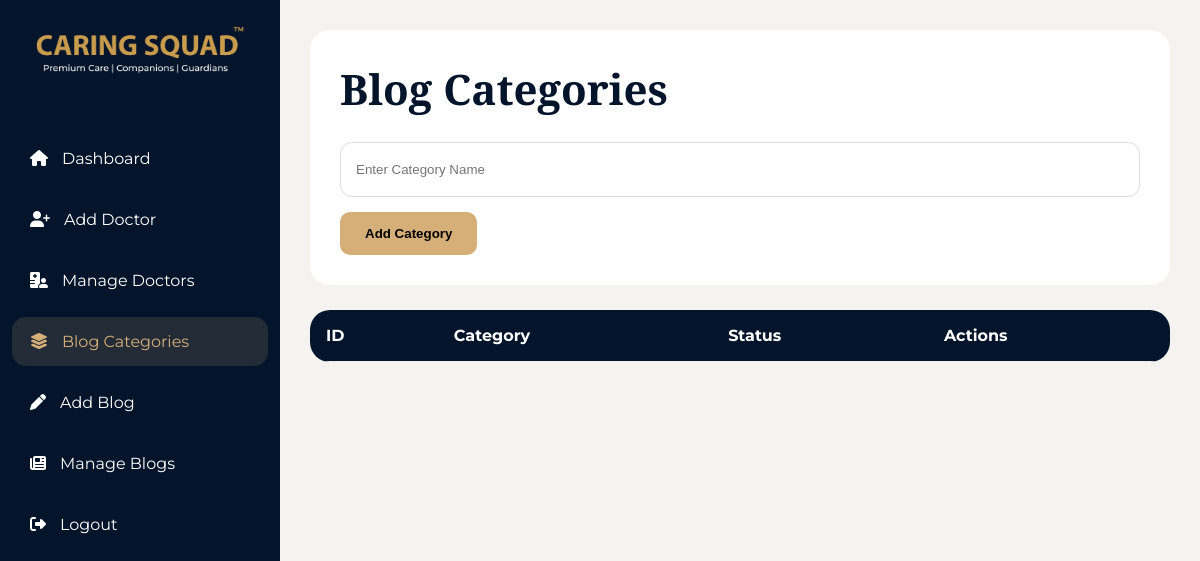
Before: /admin/blog_categories.php (signed in) with the older database file.
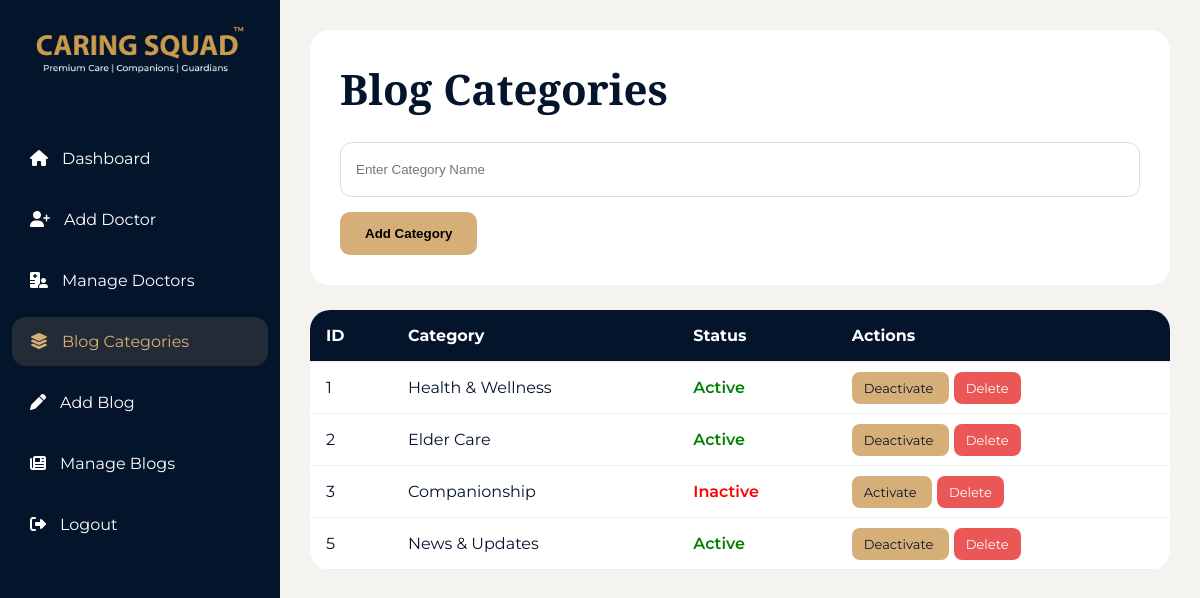
After: the same page with the newer database file.
### tables this page shows
CREATE TABLE `blog_categories` (
  `id` int(11) NOT NULL,
  `category_name` varchar(100) DEFAULT NULL,
  `status` tinyint(1) DEFAULT 1
);

### admin/blog_categories.php (the view, shortened to what this page needs)
<?php
include '../db.php';
$categories = mysqli_query( $conn, "SELECT * FROM blog_categories ORDER BY id ASC" );
?>
<!DOCTYPE html> <html>
<head>
<link rel="stylesheet" href="https://cdnjs.cloudflare.com/ajax/libs/font-awesome/6.5.2/css/all.min.css">
</head>
<body>
<div class="dashboard-layout">
<aside class="sidebar">
<div class="sidebar-logo">
<img src="../assets/images/caringsquad-logo.png" class="brand-logo">
</div>
<ul class="sidebar-menu">
<li> <a href="dashboard.php"> <i class="fa-solid fa-house"></i> Dashboard </a> </li>
<li> <a href="add-doctor.php"> <i class="fa-solid fa-user-plus"></i> Add Doctor </a> </li>
<li> <a href="manage.php"> <i class="fa-solid fa-hospital-user"></i> Manage Doctors </a> </li>
<li> <a href="blog_categories.php" class="active"> <i class="fa-solid fa-layer-group"></i> Blog Categories </a> </li>
<li> <a href="add_blog.php"> <i class="fa-solid fa-pen"></i> Add Blog </a> </li>
<li> <a href="blog_list.php"> <i class="fa-solid fa-newspaper"></i> Manage Blogs </a> </li>
<li> <a href="logout.php"> <i class="fa-solid fa-right-from-bracket"></i> Logout </a> </li>
</ul>
</aside>
<main class="main-content">
<div class="card">
<h1>Blog Categories</h1>
<form method="POST">
<input type="text" name="category_name" placeholder="Enter Category Name" required>
<button type="submit" name="add_category"> Add Category </button>
</form>
</div>
<table>
<thead>
<tr>
<th>ID</th> <th>Category</th> <th>Status</th> <th>Actions</th>
</tr>
</thead>
<tbody>
<?php while($cat=mysqli_fetch_assoc($categories)){ ?>
<tr>
<td><?php echo $cat['id']; ?></td>
<td><?php echo $cat['category_name']; ?></td>
<td>
<?php if($cat['status']==1){ ?>
<span class="status-active"> Active </span>
<?php }else{ ?>
<span class="status-inactive"> Inactive </span>
<?php } ?>
</td>
<td>
<a class="action-btn toggle"
href="?toggle=<?php echo $cat['id']; ?>">
<?php
echo ($cat['status']==1)
? 'Deactivate'
: 'Activate';
?>
</a>
<a class="action-btn delete" onclick="return confirm('Delete category?')" href="?delete=<?php echo
$cat['id']; ?>"> Delete </a>
</td>
</tr>
<?php } ?>
</tbody>
</table>
</main>
</div>
</body>
</html>

### admin/blog_categories.php (style rules this page uses)
* { margin:0; padding:0; box-sizing:border-box; }
body { font-family:'Montserrat',sans-serif; background:#f5f3ef; color:#04142b; }
.dashboard-layout { display:flex; min-height:100vh; }
.sidebar { width:280px; background:#04142b; position:fixed; top:0; left:0; height:100vh; padding:20px 12px; }
.sidebar-logo { text-align:center; margin-bottom:40px; }
.brand-logo { width:220px; }
.sidebar-menu { list-style:none; }
.sidebar-menu li { margin-bottom:12px; }
.sidebar-menu a { display:flex; align-items:center; gap:14px; padding:15px 18px; border-radius:14px; text-decoration:none; color:#fff; }
.sidebar-menu a.active { background:rgba(214,175,120,.15); color:#d6af78; }
.main-content { margin-left:280px; width:calc(100% - 280px); padding:30px; }
.card { background:#fff; padding:30px; border-radius:20px; margin-bottom:25px; }
h1 { font-family:'Cormorant Garamond',serif; font-size:42px; margin-bottom:25px; }
input { width:100%; height:55px; border:1px solid #ddd; border-radius:12px; padding:0 15px; }
button { margin-top:15px; background:#d6af78; border:none; padding:14px 25px; border-radius:10px; font-weight:600; cursor:pointer; }
table { width:100%; border-collapse:collapse; background:#fff; border-radius:20px; overflow:hidden; }
thead { background:#04142b; color:#fff; }
th,td { padding:16px; text-align:left; }
tr { border-bottom:1px solid #eee; }
.status-active { color:green; font-weight:600; }
.status-inactive { color:red; font-weight:600; }
.action-btn { padding:8px 12px; border-radius:8px; text-decoration:none; font-size:13px; margin-right: 5px; }
.toggle { background:#d6af78; color:#04142b; }
.delete { background:#eb5757; color:white; }

Changed rows visible on the page:
added blog_categories: id "1", category_name "Health & Wellness", status "Active"
added blog_categories: id "2", category_name "Elder Care", status "Active"
added blog_categories: id "3", category_name "Companionship", status "Inactive"
added blog_categories: id "5", category_name "News & Updates", status "Active"
